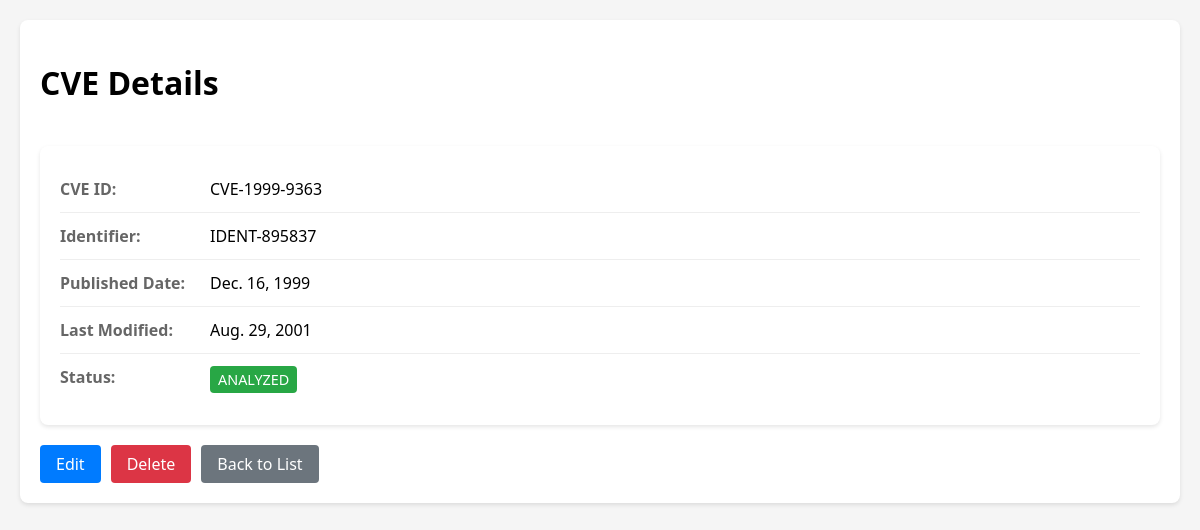
The page /cve/2/view/ on the database its author committed.
### cve_app/models.py (models this page shows, shortened)
class CVE(models.Model):
    cve_id = models.CharField(max_length=20, unique=True)
    identifier = models.CharField(max_length=20)
    published_date = models.DateField()
    last_modified_date = models.DateField()
    status = models.CharField(max_length=20, choices = [
        ('ANALYZED', 'Analyzed'),
        ('MODIFIED', 'Modified'),
        ('REJECTED', 'Rejected')
    ])
    class Meta:
        ordering = ['-last_modified_date']

### cve_app/views.py (the view)
# urls.py: path('cve/<int:pk>/view/', views.cve_detail, name='cve_detail'),
def cve_detail(request, pk):
    cve = get_object_or_404(CVE, pk=pk)
    return render(request, 'cve_app/cve_detail.html', {'cve': cve})

### cve_app/templates/cve_app/cve_detail.html
{% extends 'cve_app/base.html' %}
{% block content %}
<div class="header">
    <h1>CVE Details</h1>
</div>
<div class="cve-detail-card">
    <div class="detail-row">
        <label>CVE ID:</label>
        <span>{{ cve.cve_id }}</span>
    </div>
    <div class="detail-row">
        <label>Identifier:</label>
        <span>{{ cve.identifier }}</span>
    </div>
    <div class="detail-row">
        <label>Published Date:</label>
        <span>{{ cve.published_date }}</span>
    </div>
    <div class="detail-row">
        <label>Last Modified:</label>
        <span>{{ cve.last_modified_date }}</span>
    </div>
    <div class="detail-row">
        <label>Status:</label>
        <span class="status-badge status-{{ cve.status|lower }}">{{ cve.status }}</span>
    </div>
</div>
<div class="action-buttons">
    <a href="{% url 'cve_update' cve.id %}" class="btn btn-primary">Edit</a>
    <a href="{% url 'cve_delete' cve.id %}" class="btn btn-danger">Delete</a>
    <a href="{% url 'cve_list' %}" class="btn btn-secondary">Back to List</a>
</div>
{% endblock %}

### cve_app/templates/cve_app/base.html (style rules this page uses)
body { font-family: 'Segoe UI', Tahoma, Geneva, Verdana, sans-serif; margin: 0; padding: 20px; background-color: #f5f5f5; }
.header { display: flex; justify-content: space-between; align-items: center; margin-bottom: 20px; }
.btn { padding: 8px 16px; border-radius: 4px; border: none; cursor: pointer; text-decoration: none; font-weight: 500; }
.btn-primary { background-color: #007bff; color: white; }
.btn-danger { background-color: #dc3545; color: white; }
.btn-secondary { background-color: #6c757d; color: white; }
.cve-detail-card { background-color: white; padding: 20px; border-radius: 8px; box-shadow: 0 2px 4px rgba(0,0,0,0.1); margin-bottom: 20px; }
.detail-row { display: flex; padding: 12px 0; border-bottom: 1px solid #eee; }
.detail-row:last-child { border-bottom: none; }
.detail-row label { font-weight: bold; width: 150px; color: #666; }
.status-badge { padding: 4px 8px; border-radius: 4px; font-size: 0.9em; font-weight: 500; }
.status-analyzed { background-color: #28a745; color: white; }
.action-buttons { margin-top: 20px; display: flex; gap: 10px; }

### rows shown on the page
CVE: cve_id "CVE-1999-9363", identifier "IDENT-895837", published_date "Dec. 16, 1999", last_modified_date "Aug. 29, 2001", status "ANALYZED"
